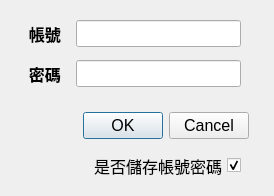
<?xml version="1.0" encoding="UTF-8"?>
<ui version="4.0">
 <class>LoginUI</class>
 <widget class="QDialog" name="LoginUI">
  <property name="geometry">
   <rect>
    <x>0</x>
    <y>0</y>
    <width>274</width>
    <height>196</height>
   </rect>
  </property>
  <property name="windowTitle">
   <string>登入</string>
  </property>
  <widget class="QDialogButtonBox" name="LoginConfirmbtn">
   <property name="geometry">
    <rect>
     <x>70</x>
     <y>110</y>
     <width>191</width>
     <height>32</height>
    </rect>
   </property>
   <property name="font">
    <font>
     <pointsize>12</pointsize>
    </font>
   </property>
   <property name="orientation">
    <enum>Qt::Horizontal</enum>
   </property>
   <property name="standardButtons">
    <set>QDialogButtonBox::Cancel|QDialogButtonBox::Ok</set>
   </property>
   <property name="centerButtons">
    <bool>true</bool>
   </property>
  </widget>
  <widget class="QCheckBox" name="IDPWCheck">
   <property name="geometry">
    <rect>
     <x>80</x>
     <y>150</y>
     <width>161</width>
     <height>31</height>
    </rect>
   </property>
   <property name="font">
    <font>
     <pointsize>12</pointsize>
    </font>
   </property>
   <property name="layoutDirection">
    <enum>Qt::RightToLeft</enum>
   </property>
   <property name="text">
    <string>是否儲存帳號密碼</string>
   </property>
   <property name="checked">
    <bool>true</bool>
   </property>
  </widget>
  <widget class="QWidget" name="">
   <property name="geometry">
    <rect>
     <x>20</x>
     <y>20</y>
     <width>221</width>
     <height>28</height>
    </rect>
   </property>
   <property name="font">
    <font>
     <pointsize>12</pointsize>
    </font>
   </property>
   <layout class="QHBoxLayout" name="horizontalLayout">
    <item>
     <widget class="QLabel" name="label">
      <property name="font">
       <font>
        <pointsize>12</pointsize>
        <bold>true</bold>
       </font>
      </property>
      <property name="text">
       <string>  帳號  </string>
      </property>
     </widget>
    </item>
    <item>
     <widget class="QLineEdit" name="LoginID">
      <property name="font">
       <font>
        <pointsize>12</pointsize>
       </font>
      </property>
      <property name="maxLength">
       <number>16</number>
      </property>
     </widget>
    </item>
   </layout>
  </widget>
  <widget class="QWidget" name="">
   <property name="geometry">
    <rect>
     <x>20</x>
     <y>60</y>
     <width>221</width>
     <height>28</height>
    </rect>
   </property>
   <property name="font">
    <font>
     <pointsize>12</pointsize>
    </font>
   </property>
   <layout class="QHBoxLayout" name="horizontalLayout_2">
    <item>
     <widget class="QLabel" name="label_2">
      <property name="font">
       <font>
        <pointsize>12</pointsize>
        <bold>true</bold>
       </font>
      </property>
      <property name="text">
       <string>  密碼  </string>
      </property>
     </widget>
    </item>
    <item>
     <widget class="QLineEdit" name="LoginPW">
      <property name="font">
       <font>
        <pointsize>12</pointsize>
       </font>
      </property>
      <property name="maxLength">
       <number>16</number>
      </property>
      <property name="echoMode">
       <enum>QLineEdit::Password</enum>
      </property>
     </widget>
    </item>
   </layout>
  </widget>
 </widget>
 <resources/>
 <connections>
  <connection>
   <sender>LoginConfirmbtn</sender>
   <signal>accepted()</signal>
   <receiver>LoginUI</receiver>
   <slot>accept()</slot>
   <hints>
    <hint type="sourcelabel">
     <x>248</x>
     <y>254</y>
    </hint>
    <hint type="destinationlabel">
     <x>157</x>
     <y>274</y>
    </hint>
   </hints>
  </connection>
 </connections>
</ui>
